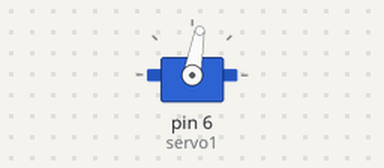
Recording of a sketch running on a simulated Arduino Uno, built with avr-gcc and run on an emulated ATmega328P. Shown: servo.

Above: at 0.05 s.
Timing chart, 0 to 4.6 s (numbered marks = the images above):
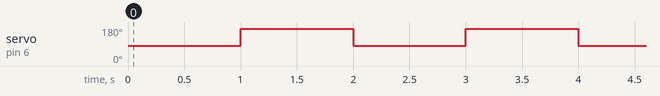

The sketch:

Servo.ino
```cpp
#include<Servo.h>
Servo servo1;
//Servo servo2;
void setup() {
  servo1.attach(6);

}

void loop() {
    servo1.write(80);
   // servo2.write(85);
    delay(1000);
    servo1.write(170);
   // servo2.write(160);
    delay(1000);
//    servo1.write(45);0

//    delay(1000);
//    servo1.write(148);
//    delay(1000);

      // servo1 LEFT UP 75 to DOWN 160
      // servo2 RIGHT UP 170 to DOWN 85
}
```

Measured:
- by itself, servo on pin 6 (servo1): alternates 170° for 1.0 s and 80° for 1.0 s
